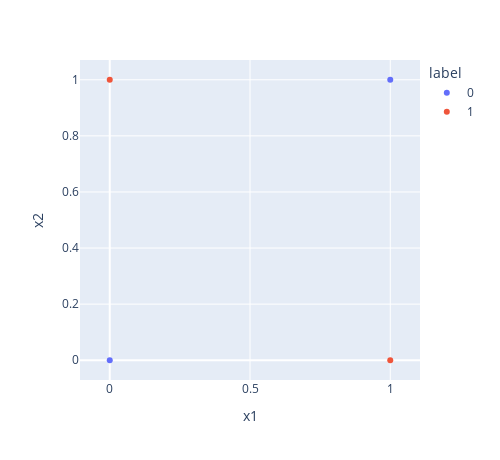

The notebook cell this image was saved under:
### Markdown cell above
## 2.2

The dataset is:
0 0 0
0 1 1
1 0 1
1 1 0

It will refuse to split and return 1 as the label. If we split using a greedy algorithm, the biggest information gain ratio would be for either x1 or x2. However, the subsequent step cannot be correctly classified by the other feature in both groups divided by either feature. The outcome is still mixed. However, we can split it into a deeper tree by combining the two features (XOR) which will lead to no training error.

### Code cell
x = [0, 0 ,1 , 1]
y = [0, 1, 0, 1]
label = [0, 1, 1, 0]
fig = px.scatter(x=x, y=y, color=[str(i) for i in label])
fig.update_layout(
    xaxis_title="x1",
    yaxis_title="x2",
    width=500,
    height=460,
    legend_title="label",
)
fig.update_yaxes(scaleanchor = "x", scaleratio = 1)
fig.show()

### Figure 1 — Plotly figure (JSON) as saved in the notebook; plotly's stock layout.template omitted (floating-point values rounded to 4 significant figures)
{"data": [{"hovertemplate": "color=0<br>x=%{x}<br>y=%{y}<extra></extra>", "legendgroup": "0", "marker": {"color": "#636efa", "symbol": "circle"}, "mode": "markers", "name": "0", "orientation": "v", "showlegend": true, "type": "scatter", "x": [0, 1], "xaxis": "x", "y": [0, 1], "yaxis": "y"}, {"hovertemplate": "color=1<br>x=%{x}<br>y=%{y}<extra></extra>", "legendgroup": "1", "marker": {"color": "#EF553B", "symbol": "circle"}, "mode": "markers", "name": "1", "orientation": "v", "showlegend": true, "type": "scatter", "x": [0, 1], "xaxis": "x", "y": [1, 0], "yaxis": "y"}], "layout": {"height": 460, "legend": {"title": {"text": "label"}, "tracegroupgap": 0}, "margin": {"t": 60}, "width": 500, "xaxis": {"anchor": "y", "domain": [0, 1], "title": {"text": "x1"}}, "yaxis": {"anchor": "x", "domain": [0, 1], "scaleanchor": "x", "scaleratio": 1, "title": {"text": "x2"}}}}
